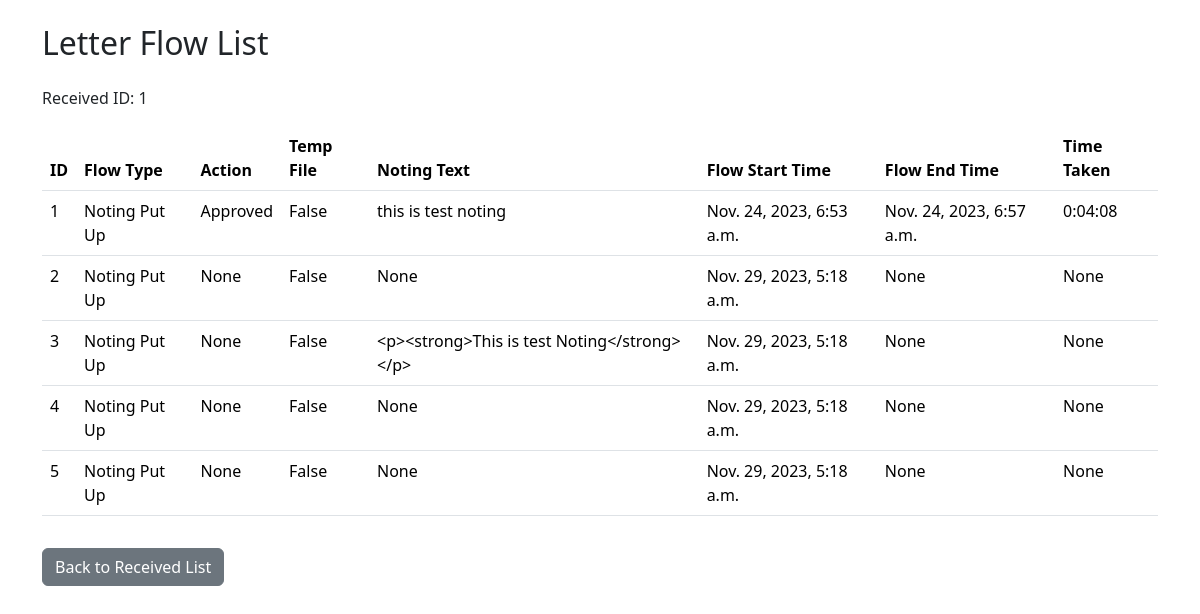
Page /eFile/letter_flows/1/ on the committed database.
### eFile/models.py (models this page shows, shortened)
class LetterFlow(models.Model):
    SUPERIOR_ACTION_CHOICES = [
        ('Approved', 'Approved'),
        ('Corrected', 'Corrected'),
        ('Rejected', 'Rejected'),
    ]
    Id = models.AutoField(primary_key=True)
    ReceiveId = models.ForeignKey(Received, on_delete=models.CASCADE)
    FlowType = models.ForeignKey(FlowType, on_delete=models.CASCADE)
    TempFile = models.BooleanField(default=False)
    NotingText = RichTextField(null=True, blank= True)
    LetterId = models.ForeignKey(IssueLetter, on_delete=models.CASCADE,null=True, blank= True)
    SuperiorAction = models.CharField(max_length=15, choices=SUPERIOR_ACTION_CHOICES,null=True, blank= True)
    FlowStartTimeStamp = models.DateTimeField(default=datetime.now)
    FlowEndTimeStamp = models.DateTimeField(null=True, blank=True)
    TimeTaken = models.DurationField(null=True, blank=True)

class FlowType(models.Model):
    FlowId = models.AutoField(primary_key=True)
    FlowType = models.CharField(max_length=50)
    Remark = models.TextField(null=True, blank= True)

### eFile/views.py (the view)
# urls.py: path('letter_flows/<int:received_id>/', letter_flow_list_by_received, name='letter_flow_list_by_received'),
def letter_flow_list_by_received(request, received_id):
    letter_flows = LetterFlow.objects.filter(ReceiveId=received_id)
    context = {'letter_flows': letter_flows, 'received_id': received_id}
    return render(request, 'eFile/letter_flow_list_by_received.html', context)

### templates/eFile/letter_flow_list_by_received.html (shortened to what this page needs)
{% extends 'eFile/base.html' %}
{% block content %}
  <h2 class="mb-4">Letter Flow List</h2>
  <p>Received ID: {{ received_id }}</p>
  <table class="table">
    <thead>
      <tr>
        <th>ID</th>
        <th>Flow Type</th>
        <th>Action</th>
        <th>Temp File</th>
        <th>Noting Text</th>
        <th>Flow Start Time</th>
        <th>Flow End Time</th>
        <th>Time Taken</th>
      </tr>
    </thead>
    <tbody>
      {% for letter_flow in letter_flows %}
        <tr>
          <td>{{ letter_flow.Id }}</td>
          <td>{{ letter_flow.FlowType.FlowType }}</td>
          <td>{{ letter_flow.SuperiorAction }}</td>
          <td>{{ letter_flow.TempFile }}</td>
          <td>{{ letter_flow.NotingText }}</td>
          <td>{{ letter_flow.FlowStartTimeStamp }}</td>
          <td>{{ letter_flow.FlowEndTimeStamp }}</td>
          <td>{{ letter_flow.TimeTaken }}</td>
        </tr>
      {% endfor %}
    </tbody>
  </table>
  <a class="btn btn-secondary mt-3" href="{% url 'received_list_with_status' %}">Back to Received List</a>
{% endblock %}

### rows in the picture
LetterFlow: Id "1", FlowType.FlowType "Noting Put Up", SuperiorAction "Approved", TempFile "False", NotingText "this is test noting", FlowStartTimeStamp "Nov. 24, 2023, 6:53 a.m.", FlowEndTimeStamp "Nov. 24, 2023, 6:57 a.m.", TimeTaken "0:04:08"
LetterFlow: Id "2", FlowType.FlowType "Noting Put Up", SuperiorAction "None", TempFile "False", NotingText "None", FlowStartTimeStamp "Nov. 29, 2023, 5:18 a.m.", FlowEndTimeStamp "None", TimeTaken "None"
LetterFlow: Id "3", FlowType.FlowType "Noting Put Up", SuperiorAction "None", TempFile "False", NotingText "<p><strong>This is test Noting</strong></p>", FlowStartTimeStamp "Nov. 29, 2023, 5:18 a.m.", FlowEndTimeStamp "None", TimeTaken "None"
LetterFlow: Id "4", FlowType.FlowType "Noting Put Up", SuperiorAction "None", TempFile "False", NotingText "None", FlowStartTimeStamp "Nov. 29, 2023, 5:18 a.m.", FlowEndTimeStamp "None", TimeTaken "None"
LetterFlow: Id "5", FlowType.FlowType "Noting Put Up", SuperiorAction "None", TempFile "False", NotingText "None", FlowStartTimeStamp "Nov. 29, 2023, 5:18 a.m.", FlowEndTimeStamp "None", TimeTaken "None"

### other values in the picture
{{ received_id }} "1"
